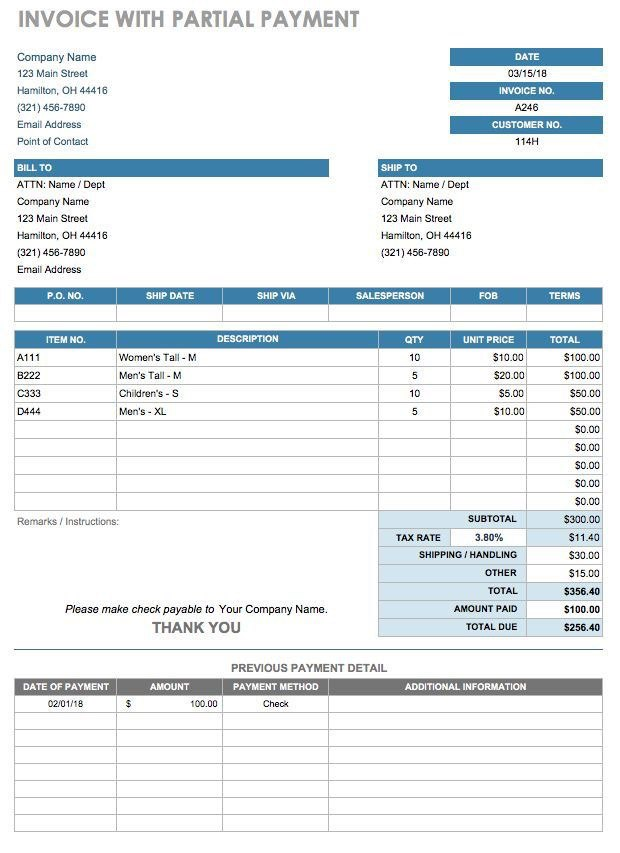
#> input picture imgs/first.jpg, 620 x 853 px
$ python -i blessfunc.py   (imports and definitions only)
#> lines starting #> are read from the running program, lines starting #| are printed output that depends on the picture; after the words box and inside, x2 and y2 are one past the last pixel; in counts of white or black regions, pixels touching at a corner belong together
#> further down, picture is the input picture: shape (853, 620, 3); mean B, G, R 238.2, 235.6, 230.3
import numpy as np
import cv2
from borderfunc import extract_table


## Input : roi of one cell
## Output : bounding box for the text in that cell
def extract_text_bless(img):
    return_arr = []
    h, w = img.shape[0:2]
#> h = 853; w = 620
    base_size = h + 14, w + 14, 3
#> base_size = (867, 634, 3)
    img_np = np.zeros(base_size, dtype=np.uint8)
    cv2.rectangle(img_np, (0, 0), (w + 14, h + 14), (255, 255, 255), 30)
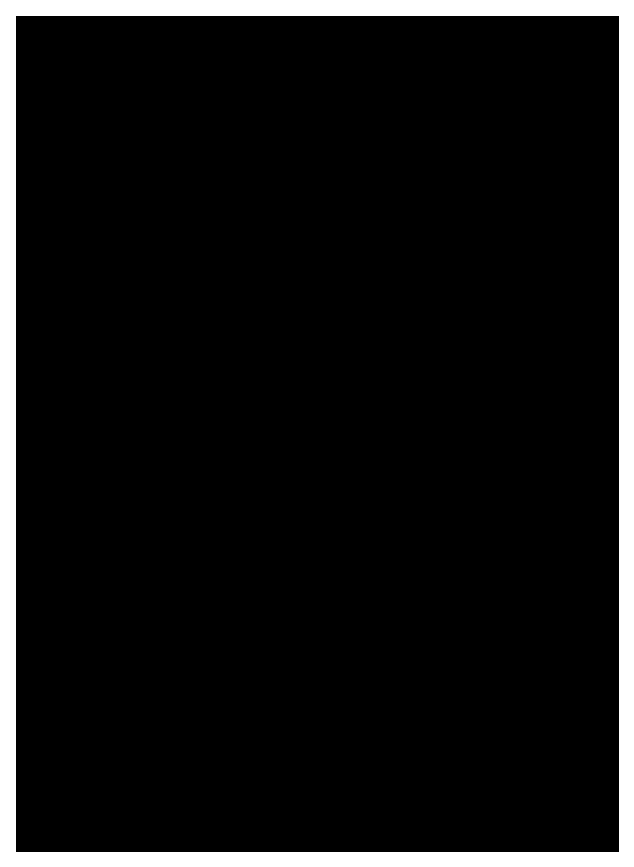
#> img_np: shape (867, 634, 3); 8.3% white; 1 white region, box (x1, y1, x2, y2) and area: (0, 0, 634, 867) 45570
    img_np[7:h + 7, 7:w + 7] = img
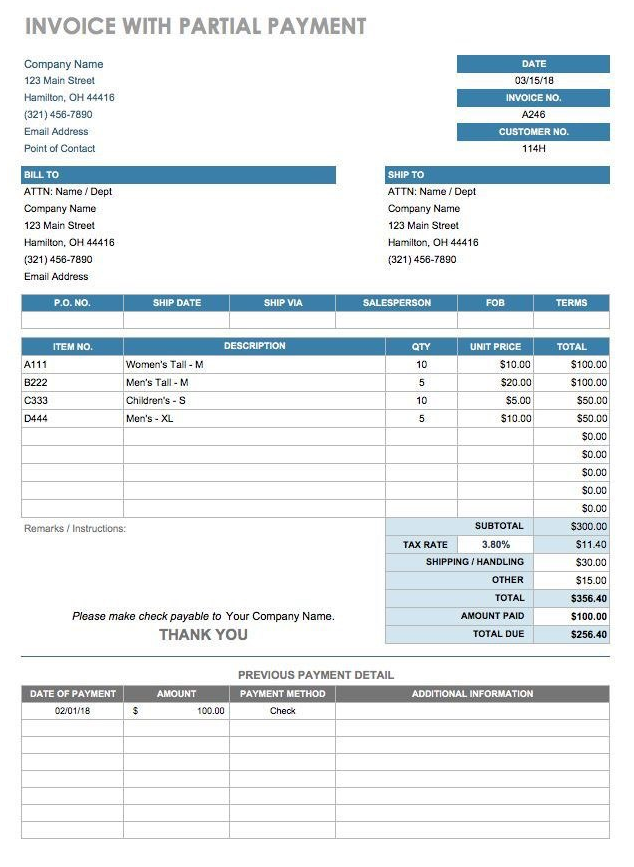
#> img_np: shape (867, 634, 3); mean of channels 0, 1, 2 238.9, 236.3, 231.2; drawn as B, G, R
    # cv2_imshow(img_np)
    gray = cv2.cvtColor(img_np, cv2.COLOR_BGR2GRAY)
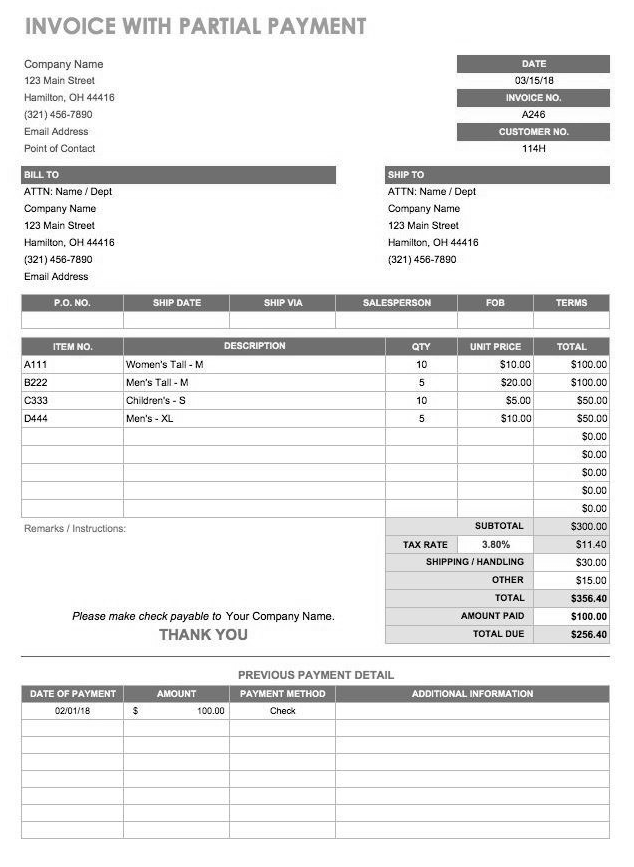
#> gray: shape (867, 634); min 0, max 255, mean 235.1
    # blur = cv2.GaussianBlur(gray,(5,5),0)
    ret, thresh1 = cv2.threshold(gray, 0, 255, cv2.THRESH_OTSU | cv2.THRESH_BINARY_INV)
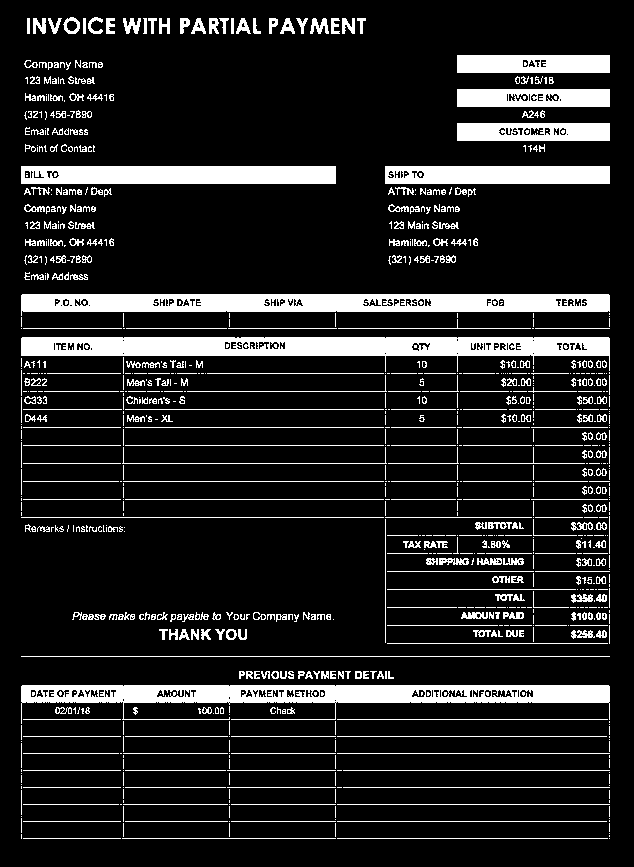
#> thresh1: shape (867, 634); 13.8% white; 966 white regions (541 under 20 px), largest, box (x1, y1, x2, y2) and area: (21, 337, 610, 372) 10458, (21, 294, 610, 316) 9691, (21, 685, 610, 724) 9502
#> ret = 190
    rect_kernel = cv2.getStructuringElement(cv2.MORPH_RECT, (3, 1))
    dilation = cv2.dilate(thresh1, rect_kernel, iterations=2)
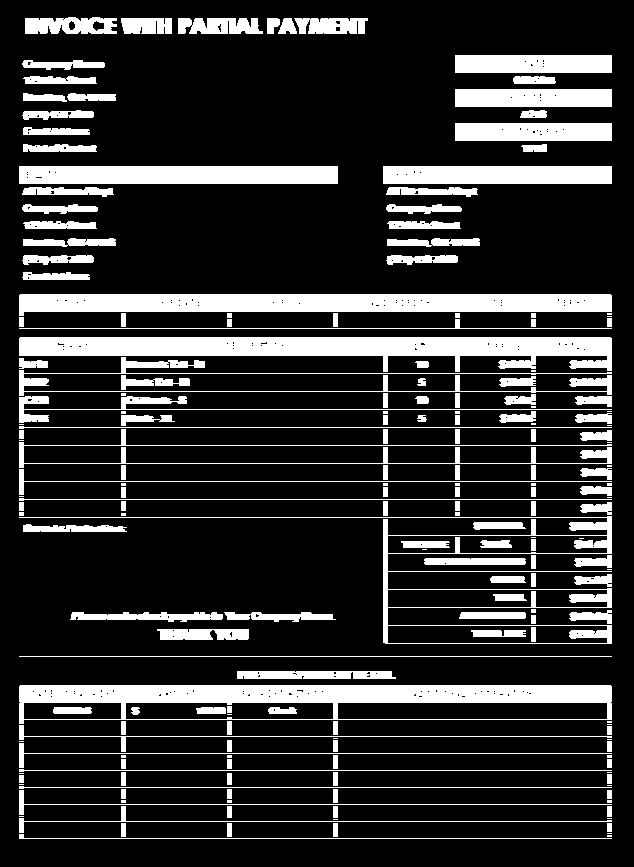
#> dilation: shape (867, 634); 18.6% white; 201 white regions (48 under 20 px)
    # cv2_imshow(dilation)
    contours, hierarchy = cv2.findContours(dilation, cv2.RETR_EXTERNAL, cv2.CHAIN_APPROX_NONE)
#> contours = 186 contours, 56 with area under 20; largest, box (x1, y1, x2, y2) and area: (19, 685, 612, 724) 20142, (19, 516, 612, 644) 13004, (19, 337, 612, 372) 11363, (19, 294, 612, 316) 10080, (19, 166, 338, 184) 5406
    for cnt in (contours):
        if cv2.contourArea(cnt) < 20:
            continue
        x, y, w, h = cv2.boundingRect(cnt)
        if (h < 6) or w < 4 or h / img.shape[0] > 0.95 or h > 30:
            continue
        return_arr.append([x - 7, y - 7, w, h])
#> this loop made 186 passes
#> (x, y, w, h) on passes 4 to 6: (607, 823, 5, 9), (333, 823, 5, 14), (227, 823, 5, 14)
#> after the loop, return_arr = 125 items, first 6: [600, 816, 5, 9], [326, 816, 5, 14], [220, 816, 5, 14], [114, 816, 5, 14], [600, 799, 5, 11], [326, 799, 5, 12]
    return return_arr


# Input : Roi of Table , Orignal Image, Cells Detected
# Output : Roi 0f Table, location and Roi of cells
# [350 lines left out: function borderless, not called in this run]

>>> import cv2
>>> picture = cv2.imread('imgs/first.jpg')
>>> result = extract_text_bless(picture)
#> result has the same summary as return_arr in extract_text_bless

$ run again, on imgs/invoice-ultimate-convenience.jpg
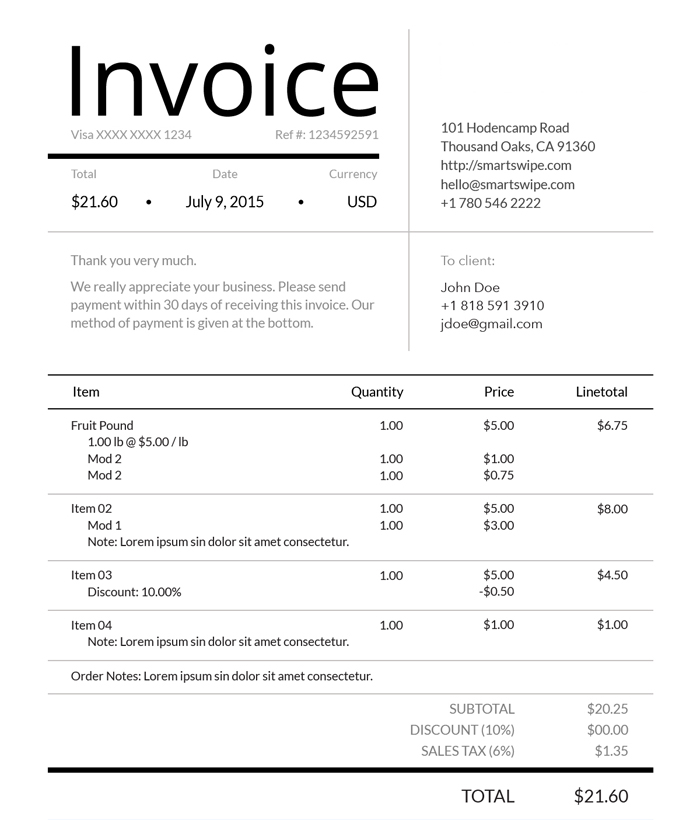
#> input picture imgs/invoice-ultimate-convenience.jpg, 700 x 820 px
#> picture is the input picture: shape (820, 700, 3); mean B, G, R 244.5, 244.5, 244.5
#> in extract_text_bless, `cv2.rectangle(img_np, (0, 0), (w + 14, h + 14), (255, 255, 255), 30)`:
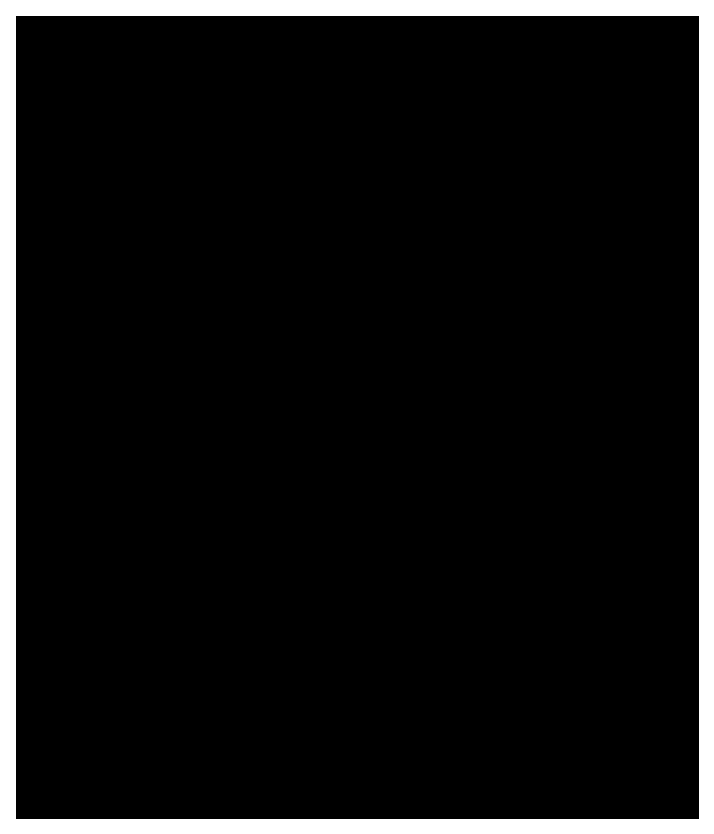
#> img_np: shape (834, 714, 3); 7.9% white; 1 white region, box (x1, y1, x2, y2) and area: (0, 0, 714, 834) 47027
#> thresh1: shape (834, 714); 4.4% white; 1020 white regions (766 under 20 px), largest, box (x1, y1, x2, y2) and area: (55, 774, 661, 780) 3631, (55, 160, 386, 166) 1986, (55, 381, 660, 383) 1210
#> ret = 159
#> in extract_text_bless, `dilation = cv2.dilate(thresh1, rect_kernel, iterations=2)`:
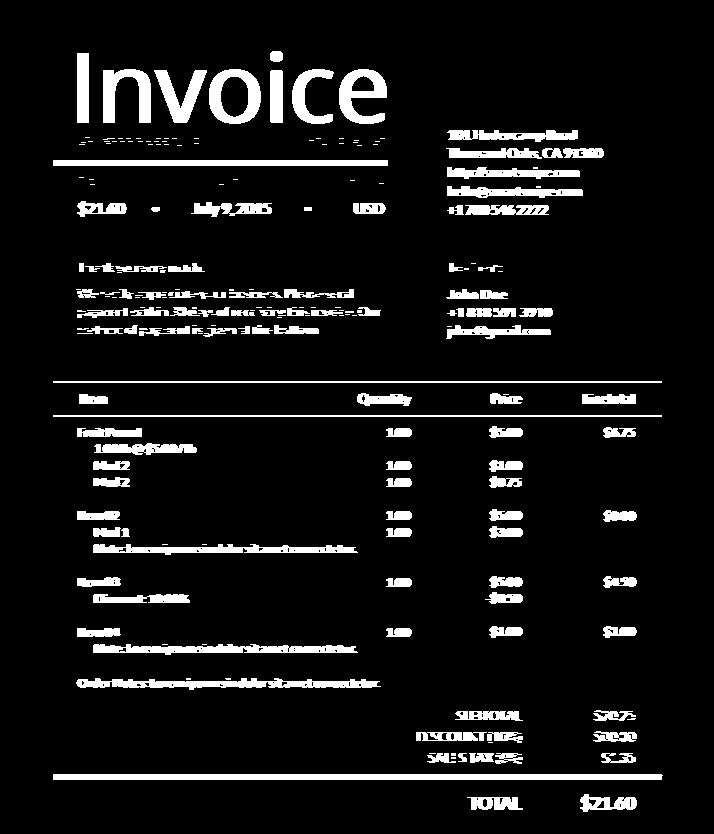
#> dilation: shape (834, 714); 8.3% white; 213 white regions (99 under 20 px)
#> contours = 213 contours, 101 with area under 20; largest, box (x1, y1, x2, y2) and area: (53, 774, 663, 780) 3041, (209, 69, 261, 124) 2290, (76, 678, 381, 690) 1782, (53, 160, 388, 166) 1670, (339, 69, 387, 124) 1594
#> the loop in extract_text_bless, `for cnt in (contours):` made 213 passes
#> (x, y, w, h) on passes 1 to 3: (467, 797, 56, 13), (580, 794, 57, 18), (53, 774, 610, 6)
#> after the loop in extract_text_bless, `for cnt in (contours):`: return_arr = 101 items, first 6: [460, 790, 56, 13], [573, 787, 57, 18], [46, 767, 610, 6], [594, 746, 35, 10], [488, 746, 28, 11], [462, 746, 25, 10]
#> result has the same summary as return_arr in extract_text_bless
